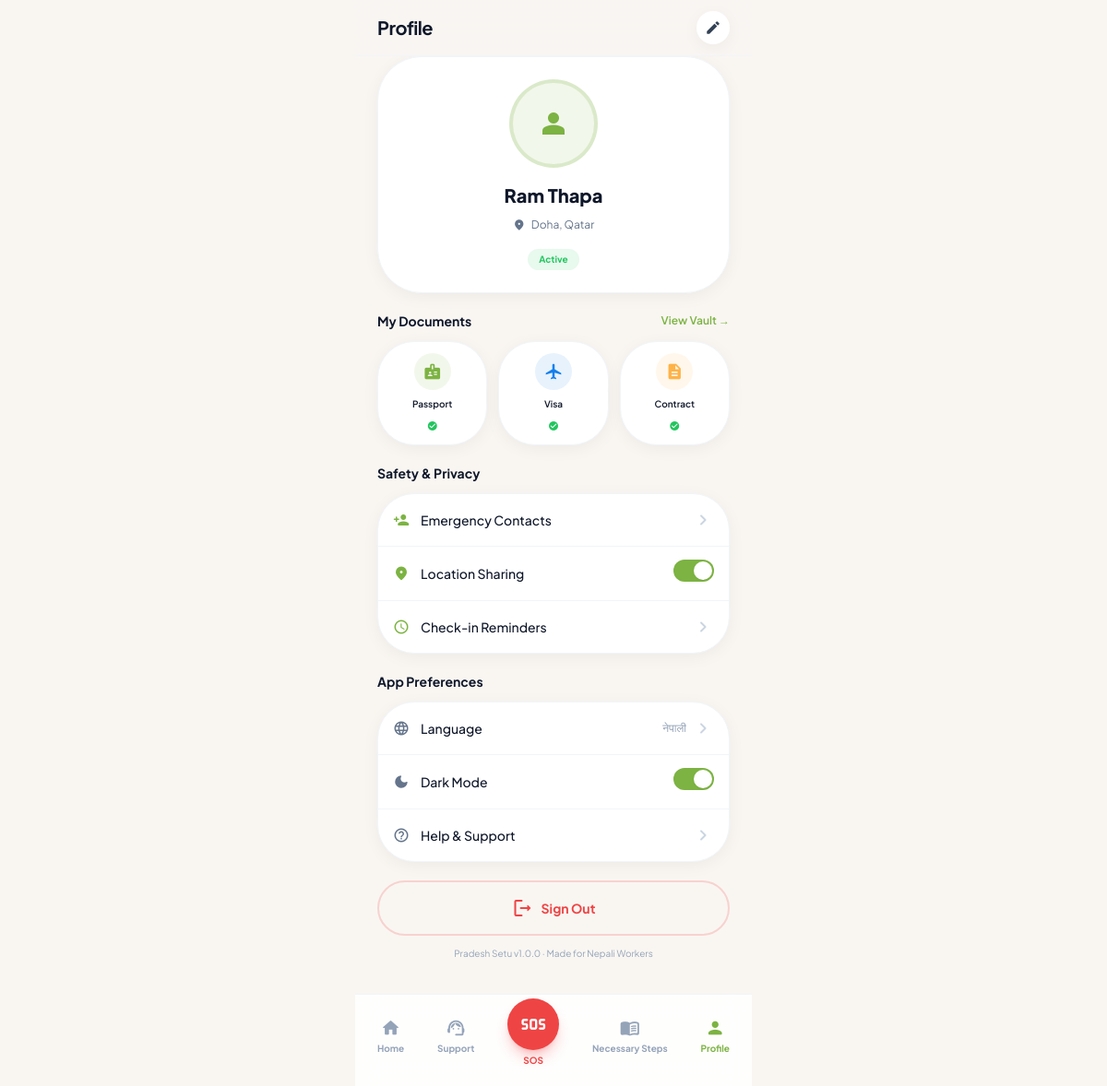
The page /profile/ (signed in) on the database as committed earlier.
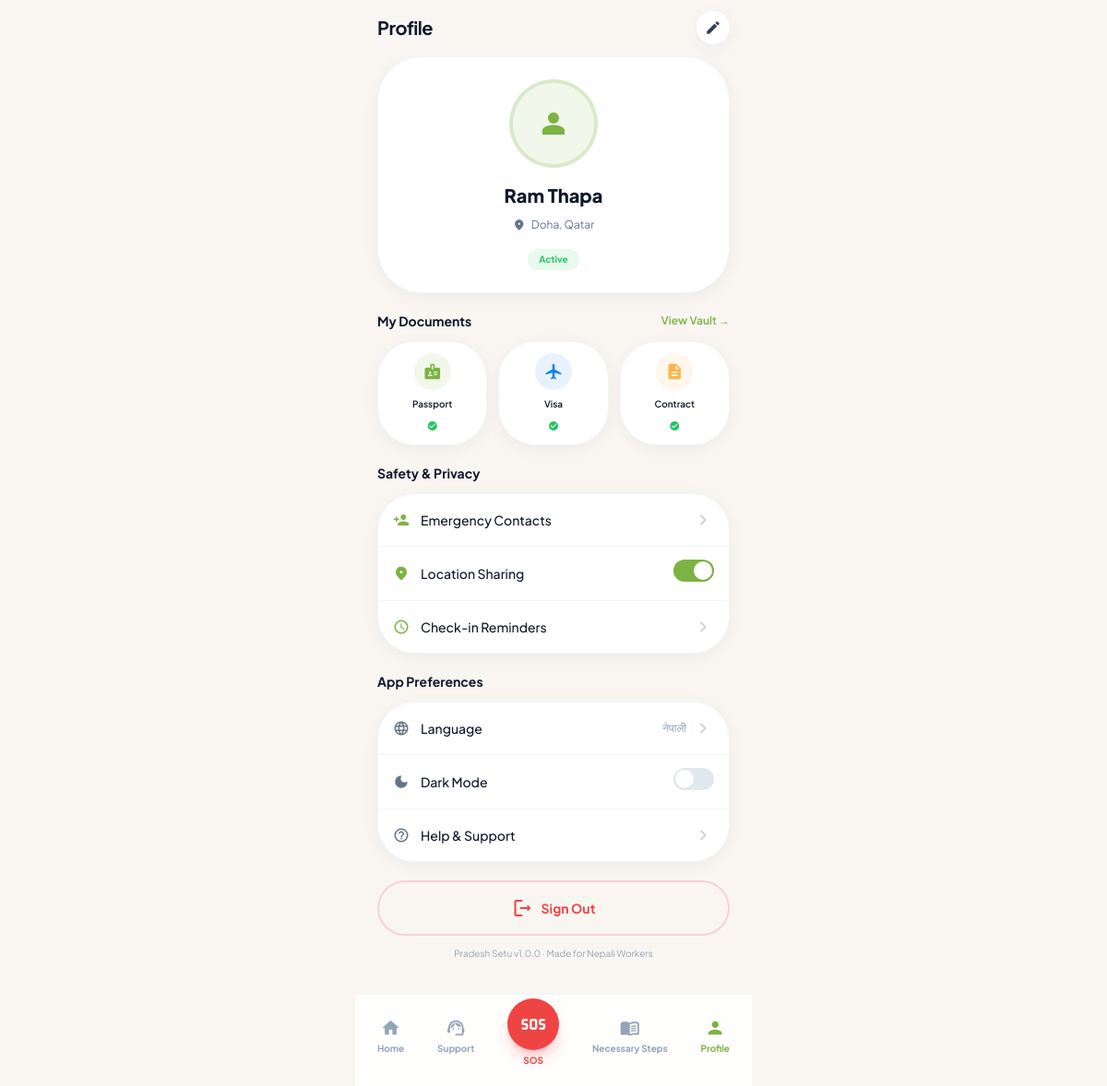
The same page on the database as committed later.
### main/models.py (models this page shows, shortened)
class User(AbstractUser):
    class ProfileType(models.TextChoices):
        WORKER = 'worker', 'Worker'
        FAMILY = 'family', 'Family Member'
    class LanguageChoice(models.TextChoices):
        ENGLISH = 'en', 'English'
        NEPALI = 'ne', 'नेपाली'
    profile_type = models.CharField(
        max_length=10,
        choices=ProfileType.choices,
        default=ProfileType.WORKER,
    )
    phone = models.CharField(max_length=20, blank=True)
    worker_id = models.CharField(max_length=30, unique=True, blank=True, null=True)
    photo = models.ImageField(upload_to='profile_photos/', blank=True, null=True)
    current_city = models.CharField(max_length=100, blank=True)
    current_country = models.CharField(max_length=100, blank=True)
    latitude = models.FloatField(blank=True, null=True)
    longitude = models.FloatField(blank=True, null=True)
    is_verified = models.BooleanField(default=False)
    is_active_worker = models.BooleanField(default=True)
    language_preference = models.CharField(
        max_length=5,
        choices=LanguageChoice.choices,
        default=LanguageChoice.ENGLISH,
    )
    dark_mode = models.BooleanField(default=False)
    location_sharing = models.BooleanField(default=True)
    checkin_reminders = models.BooleanField(default=True)
    monitored_worker = models.ForeignKey(
        'self',
        on_delete=models.SET_NULL,
        null=True,
        blank=True,
        related_name='family_members',
        limit_choices_to={'profile_type': 'worker'},
        help_text='The worker this family member is monitoring.',
    )

### main/views.py (the view, shortened to what this page needs)
# urls.py: path('profile/', views.worker_profile_settings, name='worker_profile_settings'),
@login_required(login_url='main:login')
def worker_profile_settings(request):
    user = request.user
    passport = user.documents.filter(doc_type='passport').first()
    visa = user.documents.filter(doc_type='work_visa').first()
    contract = user.documents.filter(doc_type='employment_contract').first()
    context = {
        'user': user,
        'passport': passport,
        'visa': visa,
        'contract': contract,
        'unread_count': _unread_count(user),
        'emergency_contacts': user.emergency_contacts.all(),
        'country_contacts': {
            'police': '999',
            'fire': '997',
            'ambulance': '998',
            'embassy': None,
        },
    }
    if user.current_country:
        embassy = Embassy.objects.filter(country__icontains=user.current_country).first()
        if embassy:
            context['country_contacts']['embassy'] = embassy.emergency_hotline or embassy.phone
        fallback = {
            'nepal': {'police': '100', 'fire': '101', 'ambulance': '102'},
            'qatar': {'police': '999', 'fire': '999', 'ambulance': '999'},
            'india': {'police': '100', 'fire': '101', 'ambulance': '102'},
            'uae': {'police': '999', 'fire': '998', 'ambulance': '998'},
        }
        key = user.current_country.strip().lower()
        for country_key, numbers in fallback.items():
            if country_key in key:
                context['country_contacts'].update(numbers)
                break
    return render(request, 'main/worker_profile_settings.html', context)

### main/views.py (called while the page is built)
def _unread_count(user):
    if user.is_authenticated:
        return user.notifications.filter(is_read=False).count()
    return 0

### templates/main/worker_profile_settings.html (shortened to what the changed rows need)
{% extends 'base.html' %}
{% block header %}
<header class="sticky top-0 z-20 bg-background-light/80 dark:bg-background-dark/80 backdrop-blur-xl border-b border-slate-100 dark:border-slate-800 px-6 py-3 flex items-center justify-between">
    <h1 class="text-xl font-bold tracking-tight">Profile</h1>
</header>
{% endblock %}
{% block content %}
<div class="bg-white dark:bg-zinc-900 p-6 rounded-3xl ios-shadow border border-slate-100 dark:border-zinc-800 flex flex-col items-center text-center">
    <h2 class="mt-4 text-xl font-extrabold">{{ user.get_full_name|default:user.username }}</h2>
</div>
<section class="mt-5">
    <div class="bg-white dark:bg-zinc-900 rounded-2xl ios-shadow border border-slate-100 dark:border-zinc-800 divide-y divide-slate-100 dark:divide-zinc-800">
        <div class="flex items-center justify-between px-4 py-3.5">
            <form method="post" class="inline">
                <button type="submit" class="w-11 h-6 {{ user.dark_mode|yesno:'bg-primary,bg-slate-200' }} rounded-full relative cursor-pointer">
                    <div class="w-5 h-5 bg-white rounded-full absolute {{ user.dark_mode|yesno:'right-0.5,left-0.5' }} top-0.5 shadow-sm"></div>
                </button>
            </form>
        </div>
    </div>
</section>
{% endblock %}

Rows that differ between the two databases and show on the page:
changed User "Ram Thapa": dark_mode True → False (drawn)
